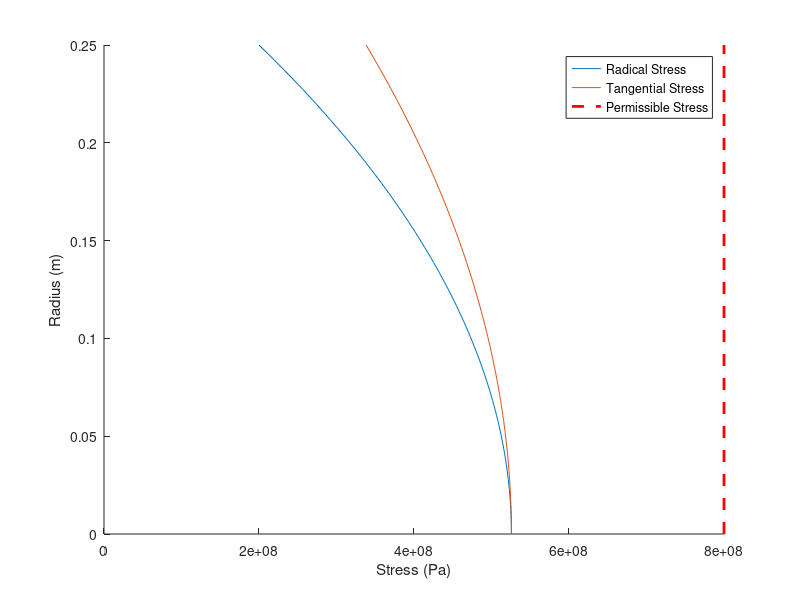

The MATLAB script that drew this image:
clear all;

global rho = 8000;
global nu = 0.3;
global Ra = 0.25;
global omega = 1256.63706; # Radian per second
global sigma_a = 200e6;

function sigma = uniform_stress_equation_radical(r)
  global rho nu Ra omega sigma_a;
  sigma = (3 + nu) / 8 .* rho .* omega .* omega .* (Ra.*Ra - r.*r) + sigma_a;
  # sigma(2) = rho .* omega .* omega / 8 .* ((3+nu).*Ra.*Ra - (1+3*nu).*r.*r) + sigma_a;
endfunction

function sigma = uniform_stress_equation_tangent(r)
  global rho nu Ra omega sigma_a;
  sigma = rho .* omega .* omega / 8 .* ((3+nu).*Ra.*Ra - (1+3*nu).*r.*r) + sigma_a;
endfunction

R = linspace(0, Ra, 100);
# plot(R, uniform_stress_equation_radical(R), R, uniform_stress_equation_tangent(R))
hold on;
radical = uniform_stress_equation_radical(R);
tangent = uniform_stress_equation_tangent(R);

plot(uniform_stress_equation_radical(R), R);
plot(uniform_stress_equation_tangent(R), R);

# xline(800e6, 'r', 'Admissible stress');
line([800e6 800e6], ylim, "linestyle", "--", 'color', 'red', 'linewidth', 2);
xlim([0 800e6]);
legend('Radical Stress', 'Tangential Stress', 'Permissible Stress');
xlabel('Stress (Pa)');
ylabel('Radius (m)');
print -depsc2 'part-2-question-1.eps'

